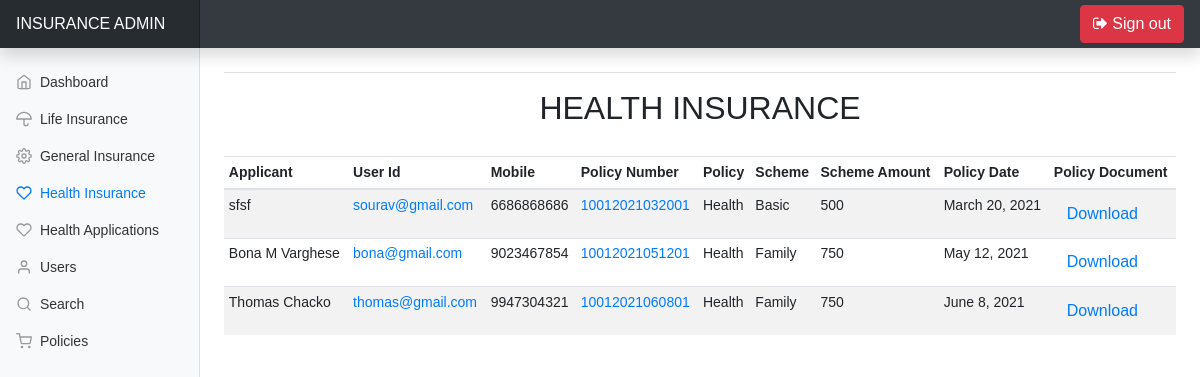
The page /Staff/Health_Insurance on the database its author committed.
### User/models.py (models this page shows)
class Health_Insurance(models.Model):
    Insurance_Id = models.TextField(primary_key=True,max_length=12)
    Auth_Id = models.ForeignKey(Applicants,on_delete=models.CASCADE)
    Category = models.CharField(max_length=10)
    Scheme = models.CharField(max_length=10)
    Scheme_Amount = models.CharField(max_length=10)
    App_Aadhar_Id = models.FileField(upload_to='Insurance/Health/Documents')
    Nom_Aadhar_Id = models.FileField(upload_to='Insurance/Health/Documents')
    Birth_Id = models.FileField(upload_to='Insurance/Health/Documents')
    image = models.ImageField(upload_to='Insurance/Health/Images')
    App_Status=models.CharField(max_length=20,default='Submitted')
    Policy_Date=models.DateField()
    Maturity_Date=models.DateField(null=True)

class Applicants(models.Model):
    Appl_Id = models.TextField(primary_key=True,max_length=12)
    User = models.ForeignKey(User,on_delete=models.CASCADE)
    Name = models.CharField(max_length=50)
    Father = models.CharField(max_length=50)
    Mother = models.CharField(max_length=50)
    DOB = models.DateField()
    Gender = models.CharField(max_length=10)
    Qual = models.CharField(max_length=10)
    Mobile = models.CharField(max_length=15)
    Aadhar = models.CharField(max_length=20)
    Blood = models.CharField(max_length=5)
    Email = models.CharField(max_length=50)

### Admin/views.py (the view)
# urls.py: path('Health_Insurance',views.Admin_Health_Insurance,name="Admin_Health_Insurance"),
def Admin_Health_Insurance(request):
    health = Health_Insurance.objects.all()
    return render(request,'Admin/Health.html',{'health':health})

### Templates/Admin/Health.html (shortened to what this page needs)
{% extends 'Admin/Base.html' %}
{% load static %}
{% block head %}
<ul class="nav flex-column">
  <li class="nav-item">
    <a class="nav-link " href="{% url 'Admin' %}">
      <span data-feather="home"></span>
      Dashboard <span class="sr-only">(current)</span>
    </a>
  </li>
  <li class="nav-item">
    <a class="nav-link " href="{% url 'Admin_Life' %}" id="myBtn">
      <span data-feather="umbrella"></span>
      Life Insurance
    </a>
  </li>
  <li class="nav-item">
    <a class="nav-link" href="{% url 'Admin_General' %}">
      <span data-feather="settings"></span>
      General Insurance
    </a>
  </li>
  <li class="nav-item">
    <a class="nav-link active" href="{% url 'Admin_Health_Insurance' %}">
      <span data-feather="heart"></span>
      Health Insurance
    </a>
  </li>
  <li class="nav-item">
    <a class="nav-link " href="{% url 'Admin_Health' %}">
      <span data-feather="heart"></span>
      Health Applications
    </a>
  </li>
  <li class="nav-item">
    <a class="nav-link" href="{% url 'User' %}">
      <span data-feather="user"></span>
      Users
    </a>
  </li>
  <li class="nav-item">
    <a class="nav-link" href="{% url 'Search' %}">
      <span data-feather="search"></span>
      Search
    </a>
  </li>
  <li class="nav-item">
    <a class="nav-link" href="{% url 'Policy' %}">
      <span data-feather="shopping-cart"></span>
      Policies
    </a>
  </li>
</ul>
{% endblock %}
    {% block body %}
    <main role="main" class="col-md-9 ml-sm-auto col-lg-10 px-md-4">
      <div class="d-flex justify-content-between flex-wrap flex-md-nowrap align-items-center pt-3 pb-2 mb-3 border-bottom">
      </div>
        <center><h2>HEALTH INSURANCE</h2></center>
      <br>
      <div class="table-responsive table-hover">
        <table class="table table-striped table-sm">
          <thead>
            <tr>
              <th scope="col">Applicant</th>
              <th scope="col">User Id</th>
              <th scope="col">Mobile</th>
              <th scope="col">Policy Number</th>
              <th scope="col">Policy</th>
              <th scope="col">Scheme</th>
              <th scope="col">Scheme Amount</th>
              <th scope="col">Policy Date</th>
              <th scope="col">Policy Document</th>
            </tr>
          </thead>
          <tbody>
            {% for data in health %}
            <tr>
              <td>{{ data.Auth_Id.Name }}</td>
              <td><a href="">{{ data.Auth_Id.Email  }}</a></td>
              <td>{{ data.Auth_Id.Mobile  }}</td>
              <td><a href="">{{ data.Insurance_Id }}</a></td>
              <td>{{ data.Category }}</td>
              <td>{{ data.Scheme }}</td>
              <td>{{ data.Scheme_Amount }}</td>
              <td>{{ data.Policy_Date }}</td>
              <td>
                <form action="{% url 'Download_Health' %}" method="GET">
                  <button type="submit" name="health" class="btn btn-link">Download</button>
                </form>
              </td>
            </tr>
            {% endfor %}
          </tbody>
        </table>
      </div>
    </main>
    {% endblock %}

### static/User/css/dashboard.css (style rules this page uses)
body { font-size: .875rem; }
.feather { width: 16px; height: 16px; vertical-align: text-bottom; }
.sidebar .nav-link { font-weight: 500; color: #333; }
.sidebar .nav-link .feather { margin-right: 4px; color: #999; }
.sidebar .nav-link.active { color: #007bff; }
.sidebar .nav-link:hover .feather, .sidebar .nav-link.active .feather { color: inherit; }

### Templates/Admin/Base.html (style rules this page uses)
body { font-family: Arial, Helvetica, sans-serif; }

### rows shown on the page
Health_Insurance: Auth_Id.Name "sfsf", Auth_Id.Email "sourav@gmail.com", Auth_Id.Mobile "6686868686", Insurance_Id "10012021032001", Category "Health", Scheme "Basic", Scheme_Amount "500", Policy_Date "March 20, 2021"
Health_Insurance: Auth_Id.Name "Bona M Varghese", Auth_Id.Email "bona@gmail.com", Auth_Id.Mobile "9023467854", Insurance_Id "10012021051201", Category "Health", Scheme "Family", Scheme_Amount "750", Policy_Date "May 12, 2021"
Health_Insurance: Auth_Id.Name "Thomas Chacko", Auth_Id.Email "thomas@gmail.com", Auth_Id.Mobile "9947304321", Insurance_Id "10012021060801", Category "Health", Scheme "Family", Scheme_Amount "750", Policy_Date "June 8, 2021"
